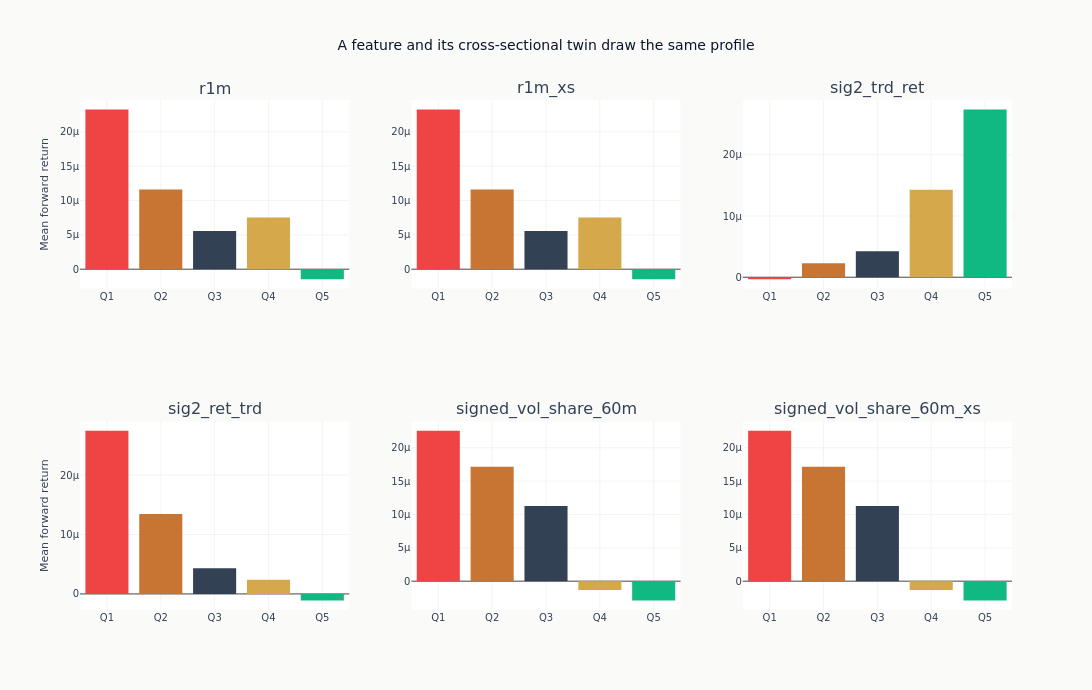

Notebook code for this chart:
### Code cell
QUANTILE_SHADES = [
    COLORS["negative"],
    COLORS["copper"],
    COLORS["neutral"],
    COLORS["amber"],
    COLORS["positive"],
]
if quantile_spreads:
    n_show = min(6, len(quantile_spreads))
    feats_to_show = list(quantile_spreads.keys())[:n_show]
    ncols = min(3, n_show)
    nrows = (n_show + ncols - 1) // ncols
    fig = make_subplots(
        rows=nrows,
        cols=ncols,
        subplot_titles=feats_to_show,
        vertical_spacing=0.26,
    )
    for idx, feat in enumerate(feats_to_show):
        r, c = divmod(idx, ncols)
        q_means = quantile_spreads[feat]["q_means"]
        _ = fig.add_trace(
            go.Bar(
                x=[f"Q{i + 1}" for i in range(len(q_means))],
                y=q_means,
                marker_color=QUANTILE_SHADES[: len(q_means)],
                showlegend=False,
            ),
            row=r + 1,
            col=c + 1,
        )
    fig.update_layout(
        title="A feature and its cross-sectional twin draw the same profile",
        height=290 * nrows + 110,
        width=1150,
    )
    fig.update_yaxes(title_text="Mean forward return", col=1)
    fig.show()

### Figure 1 — Plotly figure (JSON) as saved in the notebook; plotly's stock layout.template omitted (floating-point values rounded to 4 significant figures)
{"data": [{"marker": {"color": ["#ef4444", "#C87533", "#334155", "#D4A84B", "#10b981"]}, "showlegend": false, "type": "bar", "x": ["Q1", "Q2", "Q3", "Q4", "Q5"], "xaxis": "x", "y": [2.325e-05, 1.159e-05, 5.564e-06, 7.519e-06, -1.465e-06], "yaxis": "y"}, {"marker": {"color": ["#ef4444", "#C87533", "#334155", "#D4A84B", "#10b981"]}, "showlegend": false, "type": "bar", "x": ["Q1", "Q2", "Q3", "Q4", "Q5"], "xaxis": "x2", "y": [2.325e-05, 1.159e-05, 5.564e-06, 7.519e-06, -1.465e-06], "yaxis": "y2"}, {"marker": {"color": ["#ef4444", "#C87533", "#334155", "#D4A84B", "#10b981"]}, "showlegend": false, "type": "bar", "x": ["Q1", "Q2", "Q3", "Q4", "Q5"], "xaxis": "x3", "y": [-3.332e-07, 2.269e-06, 4.24e-06, 1.43e-05, 2.74e-05], "yaxis": "y3"}, {"marker": {"color": ["#ef4444", "#C87533", "#334155", "#D4A84B", "#10b981"]}, "showlegend": false, "type": "bar", "x": ["Q1", "Q2", "Q3", "Q4", "Q5"], "xaxis": "x4", "y": [2.746e-05, 1.343e-05, 4.34e-06, 2.375e-06, -1.117e-06], "yaxis": "y4"}, {"marker": {"color": ["#ef4444", "#C87533", "#334155", "#D4A84B", "#10b981"]}, "showlegend": false, "type": "bar", "x": ["Q1", "Q2", "Q3", "Q4", "Q5"], "xaxis": "x5", "y": [2.255e-05, 1.714e-05, 1.127e-05, -1.324e-06, -2.909e-06], "yaxis": "y5"}, {"marker": {"color": ["#ef4444", "#C87533", "#334155", "#D4A84B", "#10b981"]}, "showlegend": false, "type": "bar", "x": ["Q1", "Q2", "Q3", "Q4", "Q5"], "xaxis": "x6", "y": [2.255e-05, 1.714e-05, 1.127e-05, -1.324e-06, -2.909e-06], "yaxis": "y6"}], "layout": {"annotations": [{"font": {"size": 16}, "showarrow": false, "text": "r1m", "x": 0.1444, "xanchor": "center", "xref": "paper", "y": 1.0, "yanchor": "bottom", "yref": "paper"}, {"font": {"size": 16}, "showarrow": false, "text": "r1m_xs", "x": 0.5, "xanchor": "center", "xref": "paper", "y": 1.0, "yanchor": "bottom", "yref": "paper"}, {"font": {"size": 16}, "showarrow": false, "text": "sig2_trd_ret", "x": 0.8556, "xanchor": "center", "xref": "paper", "y": 1.0, "yanchor": "bottom", "yref": "paper"}, {"font": {"size": 16}, "showarrow": false, "text": "sig2_ret_trd", "x": 0.1444, "xanchor": "center", "xref": "paper", "y": 0.37, "yanchor": "bottom", "yref": "paper"}, {"font": {"size": 16}, "showarrow": false, "text": "signed_vol_share_60m", "x": 0.5, "xanchor": "center", "xref": "paper", "y": 0.37, "yanchor": "bottom", "yref": "paper"}, {"font": {"size": 16}, "showarrow": false, "text": "signed_vol_share_60m_xs", "x": 0.8556, "xanchor": "center", "xref": "paper", "y": 0.37, "yanchor": "bottom", "yref": "paper"}], "height": 690, "title": {"text": "A feature and its cross-sectional twin draw the same profile"}, "width": 1150, "xaxis": {"anchor": "y", "domain": [0.0, 0.2889]}, "xaxis2": {"anchor": "y2", "domain": [0.3556, 0.6444]}, "xaxis3": {"anchor": "y3", "domain": [0.7111, 1.0]}, "xaxis4": {"anchor": "y4", "domain": [0.0, 0.2889]}, "xaxis5": {"anchor": "y5", "domain": [0.3556, 0.6444]}, "xaxis6": {"anchor": "y6", "domain": [0.7111, 1.0]}, "yaxis": {"anchor": "x", "domain": [0.63, 1.0], "title": {"text": "Mean forward return"}}, "yaxis2": {"anchor": "x2", "domain": [0.63, 1.0]}, "yaxis3": {"anchor": "x3", "domain": [0.63, 1.0]}, "yaxis4": {"anchor": "x4", "domain": [0.0, 0.37], "title": {"text": "Mean forward return"}}, "yaxis5": {"anchor": "x5", "domain": [0.0, 0.37]}, "yaxis6": {"anchor": "x6", "domain": [0.0, 0.37]}}}
